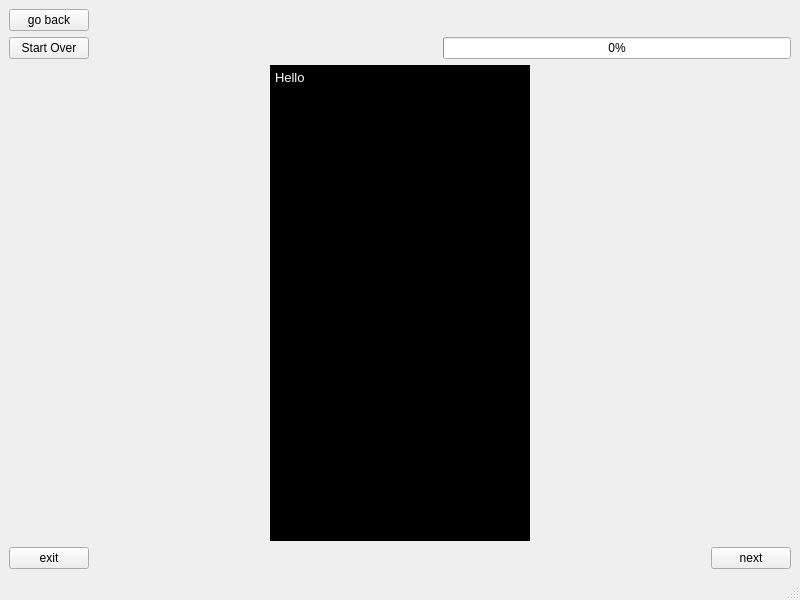
<?xml version="1.0" encoding="UTF-8"?>
<ui version="4.0">
 <class>PlayGameWindow</class>
 <widget class="QMainWindow" name="PlayGameWindow">
  <property name="geometry">
   <rect>
    <x>0</x>
    <y>0</y>
    <width>800</width>
    <height>600</height>
   </rect>
  </property>
  <property name="windowTitle">
   <string>MainWindow</string>
  </property>
  <widget class="QWidget" name="PlayGameCentralWidget">
   <layout class="QGridLayout" name="gridLayout">
    <item row="3" column="0">
     <layout class="QGridLayout" name="botButtonsGridLayout">
      <item row="0" column="1">
       <spacer name="botButtonHorizontalSpacerMiddle">
        <property name="orientation">
         <enum>Qt::Horizontal</enum>
        </property>
        <property name="sizeHint" stdset="0">
         <size>
          <width>40</width>
          <height>20</height>
         </size>
        </property>
       </spacer>
      </item>
      <item row="0" column="2">
       <widget class="QPushButton" name="nextButton">
        <property name="text">
         <string>next</string>
        </property>
       </widget>
      </item>
      <item row="0" column="0">
       <widget class="QPushButton" name="playGameExitButton">
        <property name="text">
         <string>exit</string>
        </property>
       </widget>
      </item>
     </layout>
    </item>
    <item row="1" column="0">
     <layout class="QGridLayout" name="topButtonsGridLayout">
      <item row="0" column="0">
       <widget class="QPushButton" name="goBackButton">
        <property name="text">
         <string>go back</string>
        </property>
       </widget>
      </item>
      <item row="2" column="0">
       <widget class="QPushButton" name="startOverButton">
        <property name="text">
         <string>Start Over</string>
        </property>
       </widget>
      </item>
      <item row="2" column="2">
       <widget class="QProgressBar" name="progressBar">
        <property name="value">
         <number>0</number>
        </property>
       </widget>
      </item>
      <item row="2" column="1">
       <spacer name="topButtonHorizontalSpacerMiddle">
        <property name="orientation">
         <enum>Qt::Horizontal</enum>
        </property>
        <property name="sizeHint" stdset="0">
         <size>
          <width>40</width>
          <height>20</height>
         </size>
        </property>
       </spacer>
      </item>
     </layout>
    </item>
    <item row="2" column="0">
     <layout class="QGridLayout" name="displayCardGridLayout">
      <item row="0" column="0">
       <spacer name="displayCardLeftSpacer">
        <property name="orientation">
         <enum>Qt::Horizontal</enum>
        </property>
        <property name="sizeHint" stdset="0">
         <size>
          <width>40</width>
          <height>20</height>
         </size>
        </property>
       </spacer>
      </item>
      <item row="0" column="1">
       <widget class="QTextBrowser" name="displayCardTextBrowser">
        <property name="palette">
         <palette>
          <active>
           <colorrole role="WindowText">
            <brush brushstyle="SolidPattern">
             <color alpha="255">
              <red>255</red>
              <green>255</green>
              <blue>255</blue>
             </color>
            </brush>
           </colorrole>
           <colorrole role="Button">
            <brush brushstyle="SolidPattern">
             <color alpha="255">
              <red>0</red>
              <green>0</green>
              <blue>0</blue>
             </color>
            </brush>
           </colorrole>
           <colorrole role="Light">
            <brush brushstyle="SolidPattern">
             <color alpha="255">
              <red>0</red>
              <green>0</green>
              <blue>0</blue>
             </color>
            </brush>
           </colorrole>
           <colorrole role="Midlight">
            <brush brushstyle="SolidPattern">
             <color alpha="255">
              <red>0</red>
              <green>0</green>
              <blue>0</blue>
             </color>
            </brush>
           </colorrole>
           <colorrole role="Dark">
            <brush brushstyle="SolidPattern">
             <color alpha="255">
              <red>0</red>
              <green>0</green>
              <blue>0</blue>
             </color>
            </brush>
           </colorrole>
           <colorrole role="Mid">
            <brush brushstyle="SolidPattern">
             <color alpha="255">
              <red>0</red>
              <green>0</green>
              <blue>0</blue>
             </color>
            </brush>
           </colorrole>
           <colorrole role="Text">
            <brush brushstyle="SolidPattern">
             <color alpha="255">
              <red>255</red>
              <green>255</green>
              <blue>255</blue>
             </color>
            </brush>
           </colorrole>
           <colorrole role="BrightText">
            <brush brushstyle="SolidPattern">
             <color alpha="255">
              <red>255</red>
              <green>255</green>
              <blue>255</blue>
             </color>
            </brush>
           </colorrole>
           <colorrole role="ButtonText">
            <brush brushstyle="SolidPattern">
             <color alpha="255">
              <red>255</red>
              <green>255</green>
              <blue>255</blue>
             </color>
            </brush>
           </colorrole>
           <colorrole role="Base">
            <brush brushstyle="SolidPattern">
             <color alpha="255">
              <red>0</red>
              <green>0</green>
              <blue>0</blue>
             </color>
            </brush>
           </colorrole>
           <colorrole role="Window">
            <brush brushstyle="SolidPattern">
             <color alpha="255">
              <red>0</red>
              <green>0</green>
              <blue>0</blue>
             </color>
            </brush>
           </colorrole>
           <colorrole role="Shadow">
            <brush brushstyle="SolidPattern">
             <color alpha="255">
              <red>0</red>
              <green>0</green>
              <blue>0</blue>
             </color>
            </brush>
           </colorrole>
           <colorrole role="AlternateBase">
            <brush brushstyle="SolidPattern">
             <color alpha="255">
              <red>0</red>
              <green>0</green>
              <blue>0</blue>
             </color>
            </brush>
           </colorrole>
           <colorrole role="ToolTipBase">
            <brush brushstyle="SolidPattern">
             <color alpha="255">
              <red>255</red>
              <green>255</green>
              <blue>220</blue>
             </color>
            </brush>
           </colorrole>
           <colorrole role="ToolTipText">
            <brush brushstyle="SolidPattern">
             <color alpha="255">
              <red>0</red>
              <green>0</green>
              <blue>0</blue>
             </color>
            </brush>
           </colorrole>
          </active>
          <inactive>
           <colorrole role="WindowText">
            <brush brushstyle="SolidPattern">
             <color alpha="255">
              <red>255</red>
              <green>255</green>
              <blue>255</blue>
             </color>
            </brush>
           </colorrole>
           <colorrole role="Button">
            <brush brushstyle="SolidPattern">
             <color alpha="255">
              <red>0</red>
              <green>0</green>
              <blue>0</blue>
             </color>
            </brush>
           </colorrole>
           <colorrole role="Light">
            <brush brushstyle="SolidPattern">
             <color alpha="255">
              <red>0</red>
              <green>0</green>
              <blue>0</blue>
             </color>
            </brush>
           </colorrole>
           <colorrole role="Midlight">
            <brush brushstyle="SolidPattern">
             <color alpha="255">
              <red>0</red>
              <green>0</green>
              <blue>0</blue>
             </color>
            </brush>
           </colorrole>
           <colorrole role="Dark">
            <brush brushstyle="SolidPattern">
             <color alpha="255">
              <red>0</red>
              <green>0</green>
              <blue>0</blue>
             </color>
            </brush>
           </colorrole>
           <colorrole role="Mid">
            <brush brushstyle="SolidPattern">
             <color alpha="255">
              <red>0</red>
              <green>0</green>
              <blue>0</blue>
             </color>
            </brush>
           </colorrole>
           <colorrole role="Text">
            <brush brushstyle="SolidPattern">
             <color alpha="255">
              <red>255</red>
              <green>255</green>
              <blue>255</blue>
             </color>
            </brush>
           </colorrole>
           <colorrole role="BrightText">
            <brush brushstyle="SolidPattern">
             <color alpha="255">
              <red>255</red>
              <green>255</green>
              <blue>255</blue>
             </color>
            </brush>
           </colorrole>
           <colorrole role="ButtonText">
            <brush brushstyle="SolidPattern">
             <color alpha="255">
              <red>255</red>
              <green>255</green>
              <blue>255</blue>
             </color>
            </brush>
           </colorrole>
           <colorrole role="Base">
            <brush brushstyle="SolidPattern">
             <color alpha="255">
              <red>0</red>
              <green>0</green>
              <blue>0</blue>
             </color>
            </brush>
           </colorrole>
           <colorrole role="Window">
            <brush brushstyle="SolidPattern">
             <color alpha="255">
              <red>0</red>
              <green>0</green>
              <blue>0</blue>
             </color>
            </brush>
           </colorrole>
           <colorrole role="Shadow">
            <brush brushstyle="SolidPattern">
             <color alpha="255">
              <red>0</red>
              <green>0</green>
              <blue>0</blue>
             </color>
            </brush>
           </colorrole>
           <colorrole role="AlternateBase">
            <brush brushstyle="SolidPattern">
             <color alpha="255">
              <red>0</red>
              <green>0</green>
              <blue>0</blue>
             </color>
            </brush>
           </colorrole>
           <colorrole role="ToolTipBase">
            <brush brushstyle="SolidPattern">
             <color alpha="255">
              <red>255</red>
              <green>255</green>
              <blue>220</blue>
             </color>
            </brush>
           </colorrole>
           <colorrole role="ToolTipText">
            <brush brushstyle="SolidPattern">
             <color alpha="255">
              <red>0</red>
              <green>0</green>
              <blue>0</blue>
             </color>
            </brush>
           </colorrole>
          </inactive>
          <disabled>
           <colorrole role="WindowText">
            <brush brushstyle="SolidPattern">
             <color alpha="255">
              <red>0</red>
              <green>0</green>
              <blue>0</blue>
             </color>
            </brush>
           </colorrole>
           <colorrole role="Button">
            <brush brushstyle="SolidPattern">
             <color alpha="255">
              <red>0</red>
              <green>0</green>
              <blue>0</blue>
             </color>
            </brush>
           </colorrole>
           <colorrole role="Light">
            <brush brushstyle="SolidPattern">
             <color alpha="255">
              <red>0</red>
              <green>0</green>
              <blue>0</blue>
             </color>
            </brush>
           </colorrole>
           <colorrole role="Midlight">
            <brush brushstyle="SolidPattern">
             <color alpha="255">
              <red>0</red>
              <green>0</green>
              <blue>0</blue>
             </color>
            </brush>
           </colorrole>
           <colorrole role="Dark">
            <brush brushstyle="SolidPattern">
             <color alpha="255">
              <red>0</red>
              <green>0</green>
              <blue>0</blue>
             </color>
            </brush>
           </colorrole>
           <colorrole role="Mid">
            <brush brushstyle="SolidPattern">
             <color alpha="255">
              <red>0</red>
              <green>0</green>
              <blue>0</blue>
             </color>
            </brush>
           </colorrole>
           <colorrole role="Text">
            <brush brushstyle="SolidPattern">
             <color alpha="255">
              <red>0</red>
              <green>0</green>
              <blue>0</blue>
             </color>
            </brush>
           </colorrole>
           <colorrole role="BrightText">
            <brush brushstyle="SolidPattern">
             <color alpha="255">
              <red>255</red>
              <green>255</green>
              <blue>255</blue>
             </color>
            </brush>
           </colorrole>
           <colorrole role="ButtonText">
            <brush brushstyle="SolidPattern">
             <color alpha="255">
              <red>0</red>
              <green>0</green>
              <blue>0</blue>
             </color>
            </brush>
           </colorrole>
           <colorrole role="Base">
            <brush brushstyle="SolidPattern">
             <color alpha="255">
              <red>0</red>
              <green>0</green>
              <blue>0</blue>
             </color>
            </brush>
           </colorrole>
           <colorrole role="Window">
            <brush brushstyle="SolidPattern">
             <color alpha="255">
              <red>0</red>
              <green>0</green>
              <blue>0</blue>
             </color>
            </brush>
           </colorrole>
           <colorrole role="Shadow">
            <brush brushstyle="SolidPattern">
             <color alpha="255">
              <red>0</red>
              <green>0</green>
              <blue>0</blue>
             </color>
            </brush>
           </colorrole>
           <colorrole role="AlternateBase">
            <brush brushstyle="SolidPattern">
             <color alpha="255">
              <red>0</red>
              <green>0</green>
              <blue>0</blue>
             </color>
            </brush>
           </colorrole>
           <colorrole role="ToolTipBase">
            <brush brushstyle="SolidPattern">
             <color alpha="255">
              <red>255</red>
              <green>255</green>
              <blue>220</blue>
             </color>
            </brush>
           </colorrole>
           <colorrole role="ToolTipText">
            <brush brushstyle="SolidPattern">
             <color alpha="255">
              <red>0</red>
              <green>0</green>
              <blue>0</blue>
             </color>
            </brush>
           </colorrole>
          </disabled>
         </palette>
        </property>
        <property name="html">
         <string>&lt;!DOCTYPE HTML PUBLIC &quot;-//W3C//DTD HTML 4.0//EN&quot; &quot;http://www.w3.org/TR/REC-html40/strict.dtd&quot;&gt;
&lt;html&gt;&lt;head&gt;&lt;meta name=&quot;qrichtext&quot; content=&quot;1&quot; /&gt;&lt;style type=&quot;text/css&quot;&gt;
p, li { white-space: pre-wrap; }
&lt;/style&gt;&lt;/head&gt;&lt;body style=&quot; font-family:'Noto Sans'; font-size:10pt; font-weight:400; font-style:normal;&quot;&gt;
&lt;p style=&quot; margin-top:0px; margin-bottom:0px; margin-left:0px; margin-right:0px; -qt-block-indent:0; text-indent:0px;&quot;&gt;Hello&lt;/p&gt;
&lt;p style=&quot;-qt-paragraph-type:empty; margin-top:0px; margin-bottom:0px; margin-left:0px; margin-right:0px; -qt-block-indent:0; text-indent:0px;&quot;&gt;&lt;br /&gt;&lt;/p&gt;&lt;/body&gt;&lt;/html&gt;</string>
        </property>
       </widget>
      </item>
      <item row="0" column="2">
       <spacer name="displayCardRightSpaccer">
        <property name="orientation">
         <enum>Qt::Horizontal</enum>
        </property>
        <property name="sizeHint" stdset="0">
         <size>
          <width>40</width>
          <height>20</height>
         </size>
        </property>
       </spacer>
      </item>
     </layout>
    </item>
   </layout>
  </widget>
  <widget class="QStatusBar" name="statusbar"/>
 </widget>
 <resources/>
 <connections>
  <connection>
   <sender>playGameExitButton</sender>
   <signal>clicked()</signal>
   <receiver>PlayGameWindow</receiver>
   <slot>close()</slot>
   <hints>
    <hint type="sourcelabel">
     <x>38</x>
     <y>542</y>
    </hint>
    <hint type="destinationlabel">
     <x>70</x>
     <y>508</y>
    </hint>
   </hints>
  </connection>
 </connections>
</ui>
